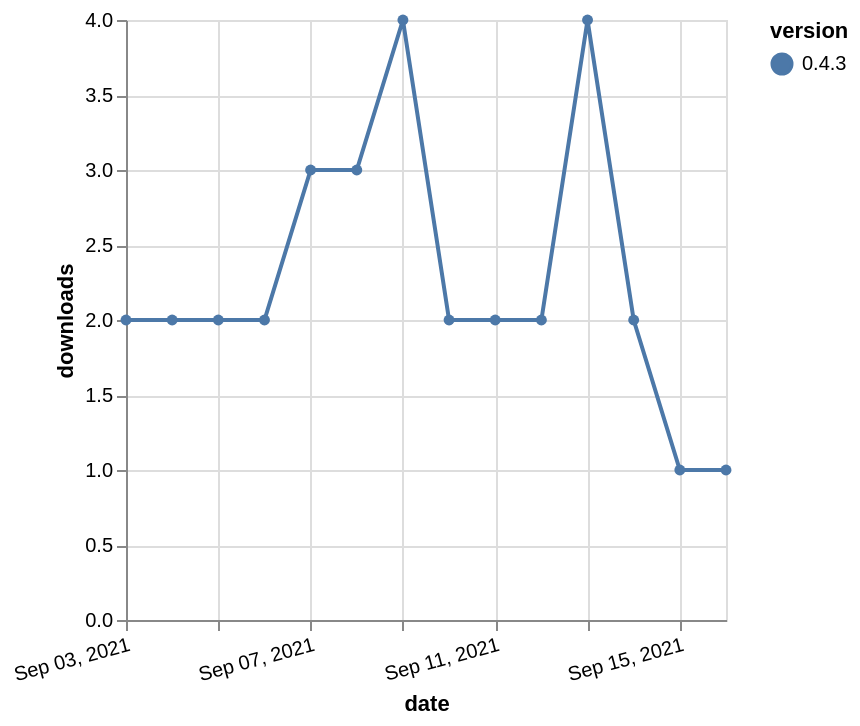

Source (Vega-Lite JSON):
### Vega-Lite specification from a JSON file in a GitHub repository (floating-point values rounded to 4 significant figures)
{"$schema": "https://vega.github.io/schema/vega-lite/v5.json", "description": "A simple bar chart with embedded data.", "data": {"values": [{"date": "2021-09-03", "total": 1504, "delta": 2, "version": "0.4.3"}, {"date": "2021-09-04", "total": 1506, "delta": 2, "version": "0.4.3"}, {"date": "2021-09-05", "total": 1508, "delta": 2, "version": "0.4.3"}, {"date": "2021-09-06", "total": 1510, "delta": 2, "version": "0.4.3"}, {"date": "2021-09-07", "total": 1513, "delta": 3, "version": "0.4.3"}, {"date": "2021-09-08", "total": 1516, "delta": 3, "version": "0.4.3"}, {"date": "2021-09-09", "total": 1520, "delta": 4, "version": "0.4.3"}, {"date": "2021-09-10", "total": 1522, "delta": 2, "version": "0.4.3"}, {"date": "2021-09-11", "total": 1524, "delta": 2, "version": "0.4.3"}, {"date": "2021-09-12", "total": 1526, "delta": 2, "version": "0.4.3"}, {"date": "2021-09-13", "total": 1530, "delta": 4, "version": "0.4.3"}, {"date": "2021-09-14", "total": 1532, "delta": 2, "version": "0.4.3"}, {"date": "2021-09-15", "total": 1533, "delta": 1, "version": "0.4.3"}, {"date": "2021-09-16", "total": 1534, "delta": 1, "version": "0.4.3"}]}, "width": "container", "mark": {"type": "line", "point": {"filled": true}}, "encoding": {"x": {"field": "date", "type": "temporal", "timeUnit": "yearmonthdate", "title": "date", "axis": {"labelAngle": -15}}, "y": {"field": "delta", "type": "quantitative", "title": "downloads"}, "color": {"field": "version", "type": "nominal"}, "tooltip": {"field": "delta"}}}
